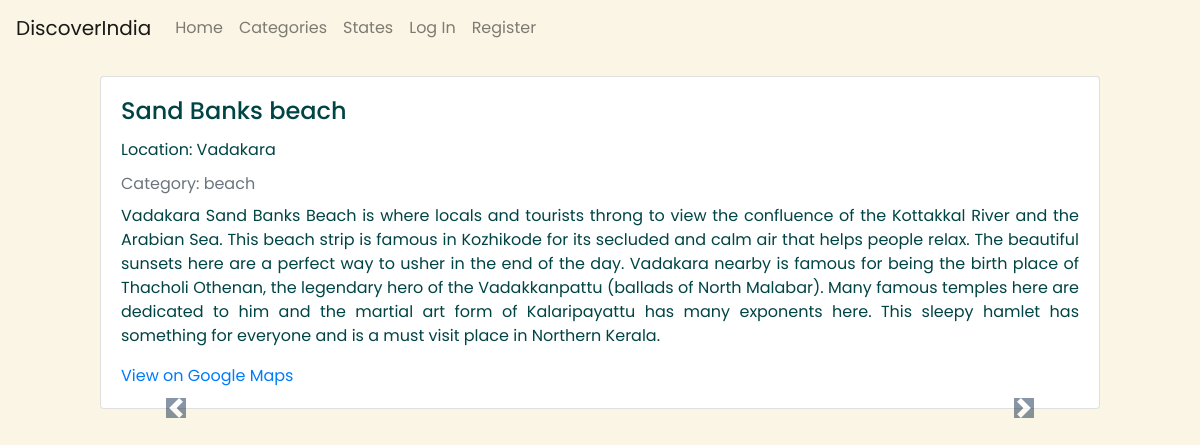
/user_place/2, run on the app's committed database.
### capstone/models.py (models this page shows)
class Place(models.Model):
    user = models.ForeignKey(User, on_delete=models.CASCADE, default=1)
    name = models.CharField(max_length=255)
    location = models.CharField(max_length=255)
    description = models.TextField()
    is_to_visit = models.BooleanField(default=False)
    category = models.CharField(max_length=50)
    STATE_CHOICES = (
        ('Andhra Pradesh', 'Andhra Pradesh'),
        ('Arunachal Pradesh', 'Arunachal Pradesh'),
        ('Assam', 'Assam'),
        ('Bihar', 'Bihar'),
        ('Chhattisgarh', 'Chhattisgarh'),
        ('Goa', 'Goa'),
        ('Gujarat', 'Gujarat'),
        ('Haryana', 'Haryana'),
        ('Himachal Pradesh', 'Himachal Pradesh'),
        ('Jharkhand', 'Jharkhand'),
        ('Karnataka', 'Karnataka'),
        ('Kerala', 'Kerala'),
        ('Madhya Pradesh', 'Madhya Pradesh'),
        ('Maharashtra', 'Maharashtra'),
        ('Manipur', 'Manipur'),
        ('Meghalaya', 'Meghalaya'),
        ('Mizoram', 'Mizoram'),
        ('Nagaland', 'Nagaland'),
        ('Odisha', 'Odisha'),
        ('Punjab', 'Punjab'),
        ('Rajasthan', 'Rajasthan'),
        ('Sikkim', 'Sikkim'),
        ('Tamil Nadu', 'Tamil Nadu'),
        ('Telangana', 'Telangana'),
        ('Tripura', 'Tripura'),
        ('Uttar Pradesh', 'Uttar Pradesh'),
        ('Uttarakhand', 'Uttarakhand'),
        ('West Bengal', 'West Bengal'),
    )
    state = models.CharField(max_length=500, choices=STATE_CHOICES)
    CATEGORY_CHOICES = (
    ('monument', 'Monument / Historical Site'),
    ('forest', 'Forest'),
    ('mountain', 'Hill Station'),
    ('beach', 'Beach'),
    ('lake', 'Lake'),
    ('park', 'Park'),
    ('trek', 'Trekking Destination'),
    ('mall', 'Shopping Mall'),
    )
    category = models.CharField(max_length=500, choices=CATEGORY_CHOICES)

### capstone/views.py (the view)
# urls.py: path("user_place/<int:id>", views.user_place, name="user_place"),
def user_place(request, id):
    place = Place.objects.get(id=id)
    map_location = get_location(place.name)
    place.map_location = map_location
    images = get_images(place.name)
    place.images = images
    return render(request, "capstone/user_place.html", {
        'place': place
        })

### capstone/views.py (called while the page is built)
def get_images(query, limit=3):
    params = {
        "q": query,
        "engine": "google_images",
        "ijn": "0",
        "api_key": "1ad22e9efb5c549100fcd40c1c1ede57fb6c9fe874b03c4c2e73bfb45b27bb3a",
        "num": limit
    }
    search = GoogleSearch(params)
    results = search.get_dict()
    images_results = results.get("images_results", [])
    limited_images = images_results[:limit]  # Limit the images to the desired number
    return limited_images

def get_location(query):
    params = {
        "q": query,
        "engine": "google_maps",
        "type": "search",
        "api_key": "1ad22e9efb5c549100fcd40c1c1ede57fb6c9fe874b03c4c2e73bfb45b27bb3a",
        "sort": "POPULARITY"
    }
    search = GoogleSearch(params)
    results = search.get_dict()
    search_metadata = results.get("search_metadata", {})
    google_maps_url = search_metadata.get("google_maps_url")
    return google_maps_url

### capstone/templates/capstone/user_place.html (shortened to what this page needs)
{% extends "capstone/layout.html" %}
{% block body %}
<div style="margin: 20px 100px 20px 100px;" class="card w-10">
    <div class="card-body">
        <h4 class="card-title">{{ place.name }}</h4>
        <p class="card-text">Location: {{ place.location }}</p>
        <p class="card-subtitle mb-2 text-muted">Category: {{ place.category }}</p>
        <p class="card-text">{{ place.description }}</p>
        <a href="{{ place.map_location }}" class="card-text">View on Google Maps</a>
    </div>
    <div id="carouselExampleControls" class="carousel slide" data-ride="carousel">
    <a class="carousel-control-prev" href="#carouselExampleControls" role="button" data-slide="prev">
      <span class="carousel-control-prev-icon" aria-hidden="true"></span>
    </a>
    <a class="carousel-control-next" href="#carouselExampleControls" role="button" data-slide="next">
      <span class="carousel-control-next-icon" aria-hidden="true"></span>
    </a>
</div>
</div>
{% endblock %}

### capstone/templates/capstone/layout.html (shortened to what this page needs)
<!DOCTYPE html>
<html lang="en">
    <head>
        <link rel="stylesheet" href="https://stackpath.bootstrapcdn.com/bootstrap/4.4.1/css/bootstrap.min.css">
        <link rel="stylesheet" href="https://cdnjs.cloudflare.com/ajax/libs/font-awesome/4.7.0/css/font-awesome.min.css">
        <link rel="stylesheet" href="https://stackpath.bootstrapcdn.com/bootstrap/4.5.2/css/bootstrap.min.css">
    </head>
    <body>
        <nav class="navbar navbar-expand navbar-light">
            <a class="navbar-brand" href="#">DiscoverIndia</a>
            <div>
              <ul class="navbar-nav mr-auto">
                <li class="nav-item">
                  <a class="nav-link" href="{% url 'index' %}">Home</a>
                </li>
                <li class="nav-item">
                    <a class="nav-link" href="{% url 'view_categories' %}">Categories</a>
                </li>
                <li class="nav-item">
                    <a class="nav-link" href="{% url 'view_states' %}">States</a>
                </li>
                {% if user.is_authenticated %}
                    <li class="nav-item">
                        <a class="nav-link" href="{% url 'add_place' %}">Add Place</a>
                    </li>
                    <li class="nav-item">
                        <a class="nav-link" href="{% url 'visit' %}">Places to Visit</a>
                    </li>
                    <li class="nav-item">
                        <a class="nav-link" href="{% url 'logout' %}">Log Out</a>
                    </li>
                {% else %}
                    <li class="nav-item">
                        <a class="nav-link" href="{% url 'login' %}">Log In</a>
                    </li>
                    <li class="nav-item">
                        <a class="nav-link" href="{% url 'register' %}">Register</a>
                    </li>
                {% endif %}
              </ul>
            </div>
          </nav>
        <div class="body">
            {% block body %}
            {% endblock %}
        </div>
    </body>
</html>

### capstone/templates/capstone/user_place.html (style rules this page uses)
.carousel-control-prev-icon, .carousel-control-next-icon { padding: 5%; background-color: #142d4c; color: #8e1313; }

### capstone/templates/capstone/layout.html (style rules this page uses)
body { font-family: 'Poppins', sans-serif; background-color: #faf5e4; }
.body { display: flex; flex-direction: column; min-height: 100vh; color: #004445; margin: 0; text-align: justify; }

### data on the page
Place: name "Sand Banks beach", location "Vadakara", category "beach", description "Vadakara Sand Banks Beach is where locals and tourists throng to view the confluence of the Kottakkal River and the Arabian Sea. This beach strip is famous in Kozhikode for its secluded and calm air that helps people relax. The beautiful sunsets here are a perfect way to usher in the end of the day. Vadakara nearby is famous for being the birth place of Thacholi Othenan, the legendary hero of the Vadakkanpattu (ballads of North Malabar). Many famous temples here are dedicated to him and the martial art form of Kalaripayattu has many exponents here. This sleepy hamlet has something for everyone and is a must visit place in Northern Kerala."
